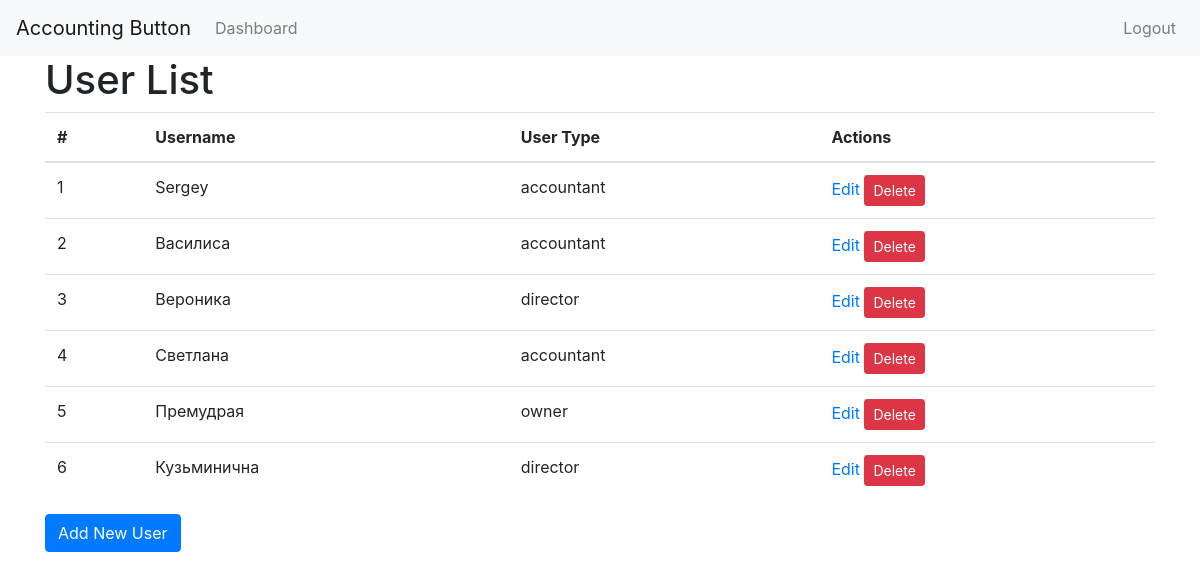
The app's page /users/ (signed in), older data.
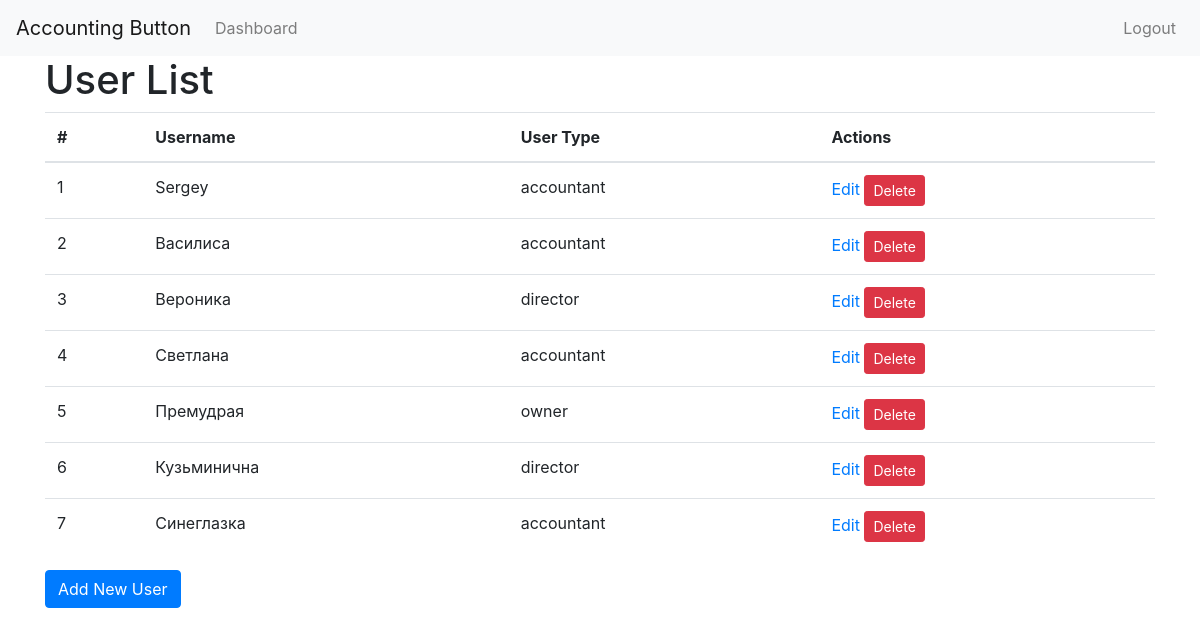
The same page, newer data.
### Accounting_button/models.py (models this page shows)
class CustomUser(AbstractUser):
    USER_TYPES = (
        ('accountant', 'Бухгалтер'),
        ('director', 'Директор'),
        ('owner', 'Собственник'),
    )
    user_type = models.CharField(max_length=10, choices=USER_TYPES, default='accountant')

### Accounting_button/views.py (the view)
# urls.py: path('users/', views.user_list, name='user_list'),
@login_required
def user_list(request):
    users = CustomUser.objects.all()
    return render(request, 'Accounting_button/user_list.html', {'users': users})

### Accounting_button/templates/Accounting_button/user_list.html (shortened to what this page needs)
{% extends "Accounting_button/base.html" %}
{% block content %}
<h1>User List</h1>
<table class="table">
    <thead>
        <tr>
            <th>#</th>
            <th>Username</th>
            <th>User Type</th>
            <th>Actions</th>
        </tr>
    </thead>
    <tbody>
        {% for user in users %}
        <tr>
            <td>{{ user.id }}</td>
            <td>{{ user.username }}</td>
            <td>{{ user.user_type }}</td>
            <td>
                <a href="{% url 'user_edit' user.id %}">Edit</a>
                <form method="post" action="{% url 'user_delete' user.id %}" style="display:inline;">
                    <button type="submit" class="btn btn-danger btn-sm">Delete</button>
                </form>
            </td>
        </tr>
        {% endfor %}
    </tbody>
</table>
<p>
    <a href="{% url 'user_add' %}" class="btn btn-primary">Add New User</a>
</p>
{% endblock %}

Row changes from the older to the newer data that the page shows:
added CustomUser: id "7", username "Синеглазка", user_type "accountant"
